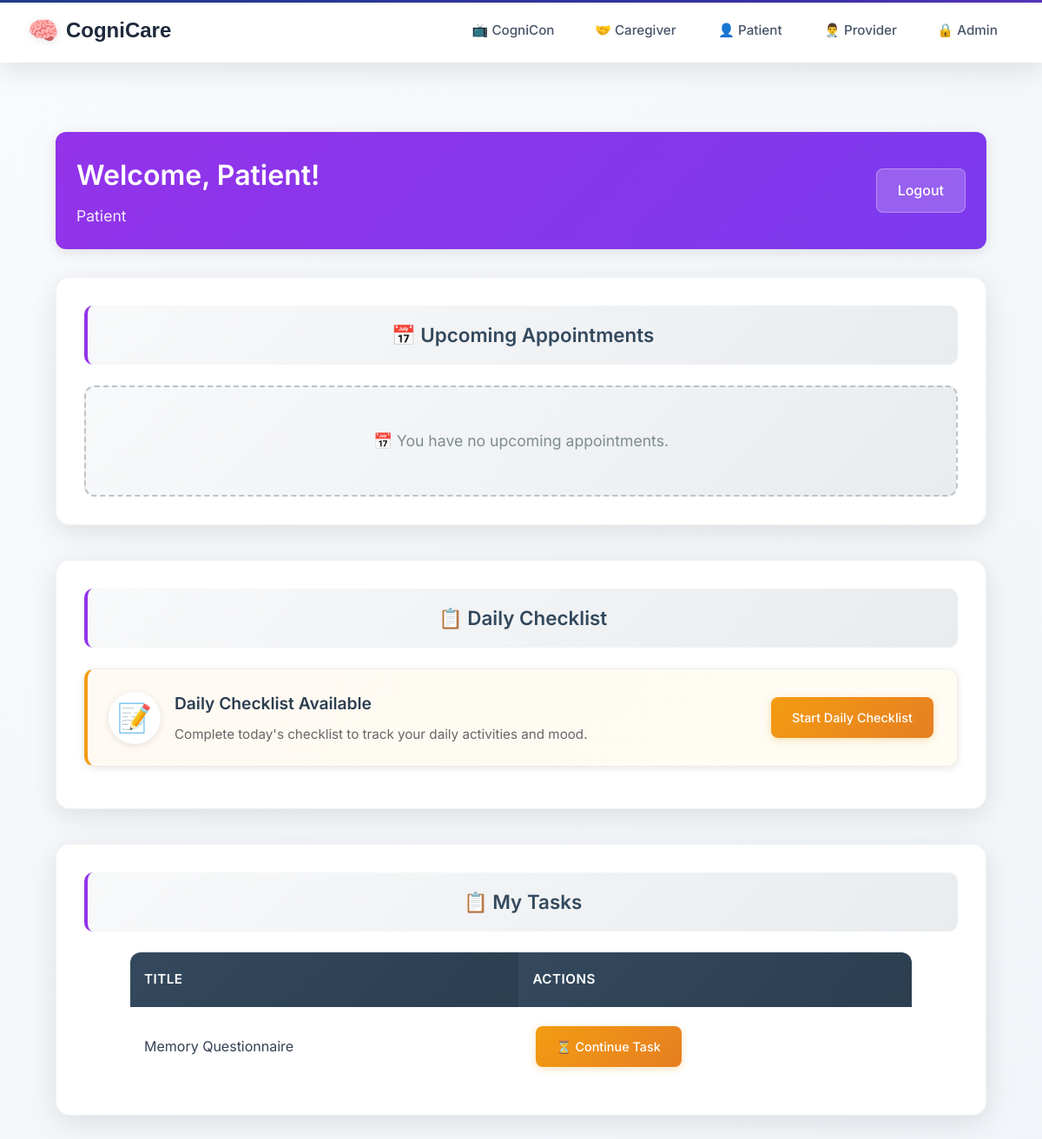
/patient-dashboard/ (signed in), run on an earlier commit of the app's database.
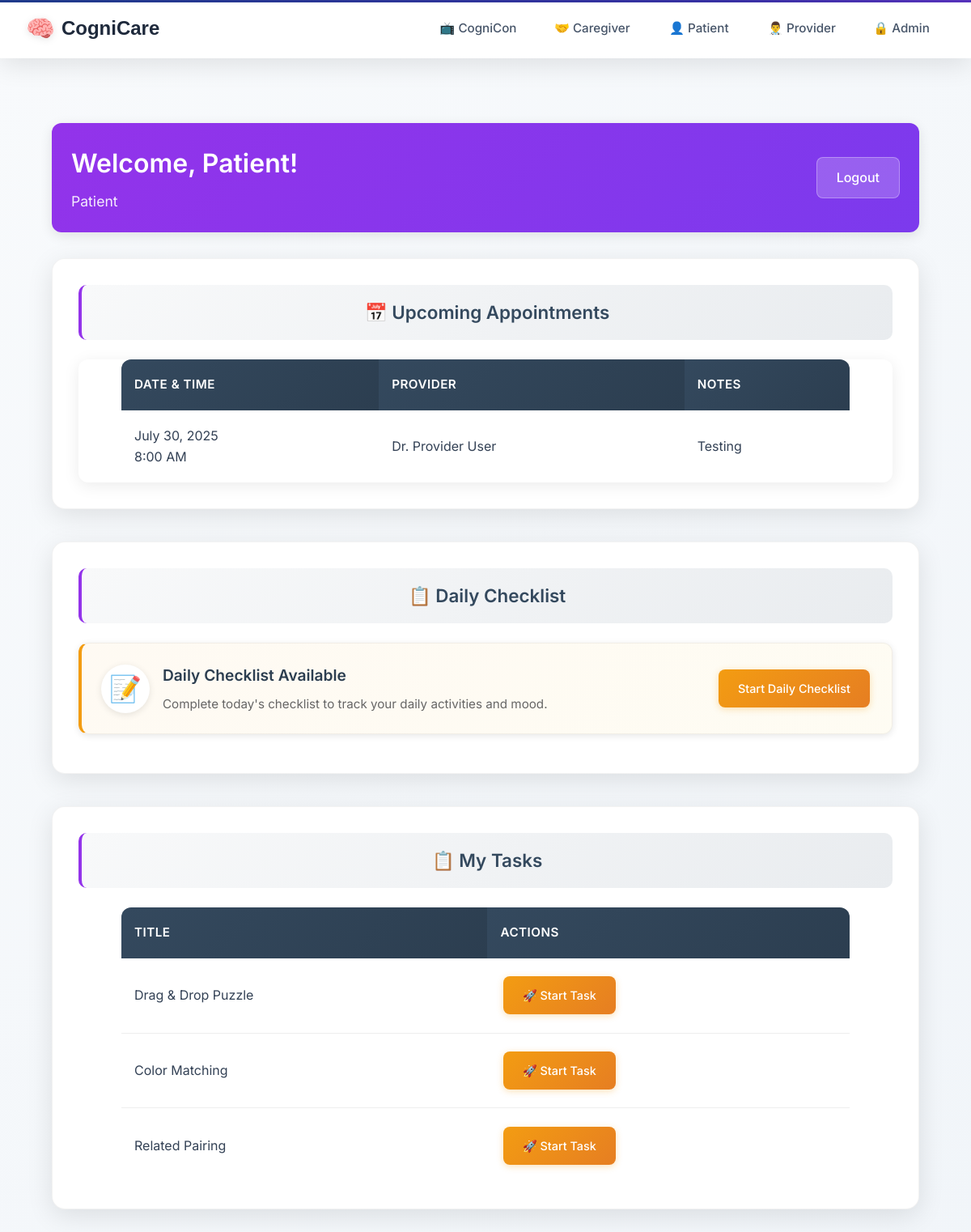
And on a later commit of the database.
### taskmanager/models.py (models this page shows, shortened)
class Task(models.Model):
    title = models.CharField(max_length=255)
    description = models.TextField(blank=True, null=True)
    task_type = models.CharField(max_length=50, choices=TASK_TYPES)
    difficulty = models.CharField(
        max_length=50,
        choices=DIFFICULTY_LEVELS,
        blank=True,
        null=True,
        help_text="Cognitive difficulty level for games"
    )
    assigned_by = models.ForeignKey(UserProfile, related_name='assigned_tasks', on_delete=models.CASCADE)
    assigned_to = models.ForeignKey(UserProfile, related_name='tasks', on_delete=models.CASCADE)
    completed_by = models.ForeignKey(UserProfile, related_name='completed_tasks', on_delete=models.SET_NULL, null=True, blank=True)
    status = models.CharField(max_length=20, choices=[
        ('assigned', 'Assigned'),
        ('in_progress', 'In Progress'),
        ('completed', 'Completed'),
    ], default='assigned')
    created_at = models.DateTimeField(auto_now_add=True)
    assigned_at = models.DateTimeField(auto_now_add=True)
    due_date = models.DateTimeField(blank=True, null=True)
    completed_at = models.DateTimeField(null=True, blank=True)
    task_config = models.JSONField(default=dict, blank=True)
    class Meta:
        ordering = ['-created_at']

class Appointment(models.Model):
    provider = models.ForeignKey(UserProfile, on_delete=models.CASCADE, related_name='provided_appointments')
    patient = models.ForeignKey(UserProfile, on_delete=models.CASCADE, related_name='appointments')
    datetime = models.DateTimeField()
    notes = models.TextField(blank=True)
    created_at = models.DateTimeField(auto_now_add=True)
    class Meta:
        ordering = ['datetime']

### users/models.py (models this page shows, shortened)
class UserProfile(models.Model):
    USER_TYPES = (
        ('admin', 'Administrator'),  # Admin users
        ('provider', 'Healthcare Provider'),  # Docs + Nurses
        ('caregiver', 'Caregiver'),  # Caregivers
        ('patient', 'Patient'),  # All patients
    )
    user = models.OneToOneField(User, on_delete=models.CASCADE, related_name='profile')  # each user must have a profile
    user_type = models.CharField(max_length=20, choices=USER_TYPES)  # set specific user role
    provider = models.ForeignKey('self', on_delete=models.SET_NULL, null=True, blank=True,
                                related_name='managed_patients', limit_choices_to={'user_type': 'provider'})  # provider link
    patient = models.ForeignKey('self', on_delete=models.SET_NULL, null=True, blank=True,
                               related_name='caregivers', limit_choices_to={'user_type': 'patient'})  # patienr link
    linked_patients = models.ManyToManyField(
        'self',
        symmetrical=False,
        related_name='linked_caregivers',
        limit_choices_to={'user_type': 'patient'},
        blank=True,
        help_text="Patients this caregiver can access"  # Caregivers can see these patients
    )

### users/views.py (the view)
# urls.py: path('patient-dashboard/', views.patient_dashboard, name='patient_dashboard'),
@login_required
def patient_dashboard(request):
    if not hasattr(request.user, 'profile') or request.user.profile.user_type != 'patient':
        messages.error(request, 'You do not have permission to access the patient dashboard.')
        return redirect('home')
    pending_tasks = Task.objects.filter(
        assigned_to=request.user.profile,
        status__in=['assigned', 'in_progress']
    ).order_by('due_date', 'created_at')
    appointments = Appointment.objects.filter(patient=request.user.profile).order_by('datetime')
    daily_checklist_submitted = not DailyChecklistSubmission.can_submit_today(request.user.profile)
    today_submission = DailyChecklistSubmission.get_today_submission(request.user.profile)
    context = {
        'user': request.user,
        'user_type': 'Patient',
        'pending_tasks': pending_tasks,
        'appointments': appointments,
        'daily_checklist_submitted': daily_checklist_submitted,
        'today_submission': today_submission
    }
    return render(request, 'dashboards/patient_dashboard.html', context)

### taskmanager/models.py (called while the page is built)
    @classmethod
    def get_today_submission(cls, patient):
        today = date.today()
        try:
            return cls.objects.get(patient=patient, submission_date=today)
        except cls.DoesNotExist:
            return None

    @classmethod
    def can_submit_today(cls, patient):
        return cls.get_today_submission(patient) is None

### templates/dashboards/patient_dashboard.html (shortened to what this page needs)
{% extends 'layouts/base.html' %}
{% block content %}
<div class="dashboard-container">
    <div class="dashboard-header patient">
        <div class="header-info">
    <h1>Welcome, {{ user.first_name }}!</h1>
            <span class="user-type">{{ user_type }}</span>
        </div>
        <a href="{% url 'logout' %}" class="logout-btn">Logout</a>
    </div>
    <div class="dashboard-section">
        <h2 class="section-title patient">📅 Upcoming Appointments</h2>
        {% if appointments %}
            <div class="table-container">
                <table class="enhanced-table">
                    <thead>
                        <tr>
                            <th>Date & Time</th>
                            <th>Provider</th>
                            <th>Notes</th>
                        </tr>
                    </thead>
                    <tbody>
                        {% for appt in appointments %}
                        <tr>
                            <td class="appointment-datetime">
                                {{ appt.datetime|date:"F j, Y" }}<br>
                                <span class="time">{{ appt.datetime|date:"g:i A" }}</span>
                            </td>
                            <td>Dr. {{ appt.provider.user.get_full_name }}</td>
                            <td>{{ appt.notes|default:"No notes provided." }}</td>
                        </tr>
                        {% endfor %}
                    </tbody>
                </table>
            </div>
        {% else %}
            <div class="empty-state">
                <p>📅 You have no upcoming appointments.</p>
            </div>
        {% endif %}
    </div>
    <div class="dashboard-section">
        <h2 class="section-title patient">📋 Daily Checklist</h2>
        {% if daily_checklist_submitted %}
            <div class="daily-checklist-completed">
                <div class="checklist-status">
                    <span class="status-icon">✅</span>
                    <div class="status-text">
                        <h3>Daily Checklist Completed</h3>
                        <p>You've already submitted today's checklist. Great job!</p>
                        {% if today_submission %}
                            <p class="submission-info">Submitted on {{ today_submission.created_at|date:"F j, Y" }} at {{ today_submission.created_at|time:"g:i A" }}</p>
                        {% endif %}
                    </div>
                </div>
                <div class="checklist-actions">
                    <a href="{% url 'taskmanager:daily_checklist_results' %}" class="action-btn view-btn">View Results</a>
                </div>
            </div>
        {% else %}
            <div class="daily-checklist-pending">
                <div class="checklist-status">
                    <span class="status-icon">📝</span>
                    <div class="status-text">
                        <h3>Daily Checklist Available</h3>
                        <p>Complete today's checklist to track your daily activities and mood.</p>
                    </div>
                </div>
                <div class="checklist-actions">
                    <a href="{% url 'taskmanager:daily_checklist_submit' %}" class="action-btn start-btn">Start Daily Checklist</a>
                </div>
            </div>
        {% endif %}
    </div>
    <div class="dashboard-section">
        <h2 class="section-title patient">📋 My Tasks</h2>
        {% if pending_tasks %}
        <div class="tasks-list">
            <table class="enhanced-table">
                <thead>
                    <tr>
                        <th>Title</th>
                        <th>Actions</th>
                    </tr>
                </thead>
                <tbody>
                {% for task in pending_tasks %}
                    <tr>
                        <td>
                            {{ task.title }}
                        </td>
                        <td>
                            <a href="{% url 'taskmanager:take_task' task.id %}" class="action-btn start-btn">
                                {% if task.status == 'assigned' %}
                                    🚀 Start Task
                                {% else %}
                                    ⏳ Continue Task
                                {% endif %}
                            </a>
                        </td>
                    </tr>
                {% endfor %}
                </tbody>
            </table>
        </div>
        {% else %}
        <div class="empty-state-main">
            <h2>📋 No Tasks Assigned</h2>
            <p>You don't have any tasks assigned at the moment. Your healthcare provider will assign questionnaires and assessments as needed.</p>
        </div>
        {% endif %}
    </div>
</div>
{% endblock %}

### templates/layouts/base.html (shortened to what this page needs)
<!DOCTYPE html>
<html>
<head>
    {% load static %}
    <link href="https://unpkg.com/material-components-web@latest/dist/material-components-web.min.css" rel="stylesheet">
    <link rel="stylesheet" href="https://cdnjs.cloudflare.com/ajax/libs/font-awesome/6.4.0/css/all.min.css">
    <link rel="stylesheet" href="{% static 'css/base.css' %}">
    <link rel="stylesheet" href="{% static 'css/design-system.css' %}">
    <link rel="stylesheet" href="{% static 'css/dashboard.css' %}">
    <link rel="stylesheet" href="{% static 'css/forms.css' %}">
    <link rel="stylesheet" href="{% static 'css/pages.css' %}">
</head>
<body>
    <header class="top-nav">
        <a href="/" class="site-title">CogniCare</a>
        <div class="nav-container">
            <nav class="nav-links" id="navLinks">
                <a href="/cognicon" class="nav-link">📺 CogniCon</a>
                <a href="/caregiver-login" class="nav-link caregiver-link">🤝 Caregiver</a>
                <a href="/patient-login" class="nav-link patient-link">👤 Patient</a>
                <a href="/provider-login" class="nav-link provider-link">👨‍⚕️ Provider</a>
                <a href="/admin-login" class="nav-link admin-link">🔒 Admin</a>
                </nav>
        </div>
    </header>
    <main>
        <div class="content-wrapper">
            {% block content %}{% endblock %}
        </div>
    </main>
</body>
</html>

### static/css/base.css (style rules this page uses)
:root { --patient-primary: #9333ea; --patient-secondary: #7c3aed; --patient-accent: #8b5cf6; --caregiver-primary: #059669; --caregiver-secondary: #047857; --caregiver-accent: #10b981; --provider-primary: #1e3a8a; --provider-secondary: #1e40af; --provider-accent: #3730a3; --admin-primary: #1a202c; --admin-secondary: #2d3748; --admin-accent: #fbbf24; --neutral-50: #f8fafc; --neutral-100: #f1f5f9; --neutral-200: #e2e8f0; --neutral-300: #cbd5e1; --neutral-400: #94a3b8; --neutral-500: #64748b; --neutral-600: #475569; --neutral-700: #334155; --neutral-800: #1e293b; --neutral-900: #0f172a; }
* { margin: 0; padding: 0; box-sizing: border-box; }
body { background: linear-gradient(135deg, var(--neutral-50) 0%, var(--neutral-100) 100%); font-family: 'Inter', -apple-system, BlinkMacSystemFont, 'Segoe UI', Roboto, sans-serif; min-height: 100vh; color: var(--neutral-700); line-height: 1.6; }
.top-nav { position: fixed; top: 0; left: 0; right: 0; background: rgba(255, 255, 255, 0.95); backdrop-filter: blur(20px); -webkit-backdrop-filter: blur(20px); border-bottom: 1px solid rgba(255, 255, 255, 0.2); box-shadow: 0 8px 32px rgba(0, 0, 0, 0.1); display: flex; justify-content: space-between; align-items: center; padding: 0 2rem; height: 72px; z-index: 1000; transition: all 0.3s ease; }
.top-nav::before { content: ''; position: absolute; top: 0; left: 0; right: 0; height: 3px; background: linear-gradient(135deg, var(--provider-primary), var(--provider-accent), var(--patient-primary), var(--caregiver-primary), var(--admin-accent)); background-size: 300% 100%; animation: gradientShift 8s ease-in-out infinite; }
.site-title { color: var(--neutral-800); font-weight: 700; font-size: 1.5rem; text-decoration: none; font-family: 'Poppins', sans-serif; display: flex; align-items: center; gap: 0.5rem; transition: all 0.3s ease; }
.site-title::before { content: '🧠'; font-size: 1.8rem; filter: drop-shadow(0 2px 4px rgba(0,0,0,0.1)); }
.nav-container { display: flex; align-items: center; gap: 2rem; }
.nav-links { display: flex; align-items: center; gap: 0.5rem; }
.nav-link { color: var(--neutral-600); text-decoration: none; padding: 0.6rem 1.2rem; border-radius: 10px; font-weight: 500; font-size: 0.95rem; transition: all 0.3s ease; position: relative; overflow: hidden; }
.nav-link::before { content: ''; position: absolute; top: 0; left: -100%; width: 100%; height: 100%; background: linear-gradient(135deg, rgba(147, 51, 234, 0.1), rgba(124, 58, 237, 0.1)); transition: left 0.3s ease; z-index: -1; }
.nav-link.patient-link { border: 2px solid transparent; }
main { padding-top: 88px; min-height: calc(100vh - 88px); }
.content-wrapper { max-width: 1400px; margin: 0 auto; padding: 2rem; }

### templates/dashboards/patient_dashboard.html (style rules this page uses)
.daily-checklist-completed, .daily-checklist-pending { background: white; border-radius: 12px; padding: 1.5rem; box-shadow: 0 2px 8px rgba(0,0,0,0.1); border: 1px solid rgba(0,0,0,0.05); display: flex; justify-content: space-between; align-items: center; margin-bottom: 1rem; }
.daily-checklist-pending { border-left: 4px solid #f39c12; background: linear-gradient(135deg, rgba(243, 156, 18, 0.05), rgba(241, 196, 15, 0.05)); }
.checklist-status { display: flex; align-items: center; gap: 1rem; flex: 1; }
.status-icon { font-size: 2rem; width: 60px; height: 60px; display: flex; align-items: center; justify-content: center; background: white; border-radius: 50%; box-shadow: 0 2px 8px rgba(0,0,0,0.1); }
.status-text h3 { margin: 0 0 0.5rem 0; color: #2c3e50; font-size: 1.2rem; font-weight: 600; }
.status-text p { margin: 0; color: #666; font-size: 0.95rem; }
.checklist-actions { display: flex; gap: 1rem; }
.action-btn { display: inline-block; padding: 0.75rem 1.5rem; text-decoration: none; border-radius: 8px; font-weight: 500; transition: all 0.2s ease; border: none; cursor: pointer; font-size: 0.9rem; }
.start-btn { background: linear-gradient(135deg, #f39c12, #e67e22); color: white; box-shadow: 0 2px 8px rgba(243, 156, 18, 0.3); }

What changed in the data, as far as the page shows it:
removed Task: title "Memory Questionnaire", status "⏳ Continue Task"
added Appointment: datetime "July 30, 2025", datetime "8:00 AM", provider.user.get_full_name "Provider User", notes "Testing"
added Task: title "Drag & Drop Puzzle", status "🚀 Start Task"
added Task: title "Color Matching", status "🚀 Start Task"
added Task: title "Related Pairing", status "🚀 Start Task"
Also different on the page:
text no longer shown: "📅 You have no upcoming appointments."
text now shown: "DATE & TIME PROVIDER NOTES"
